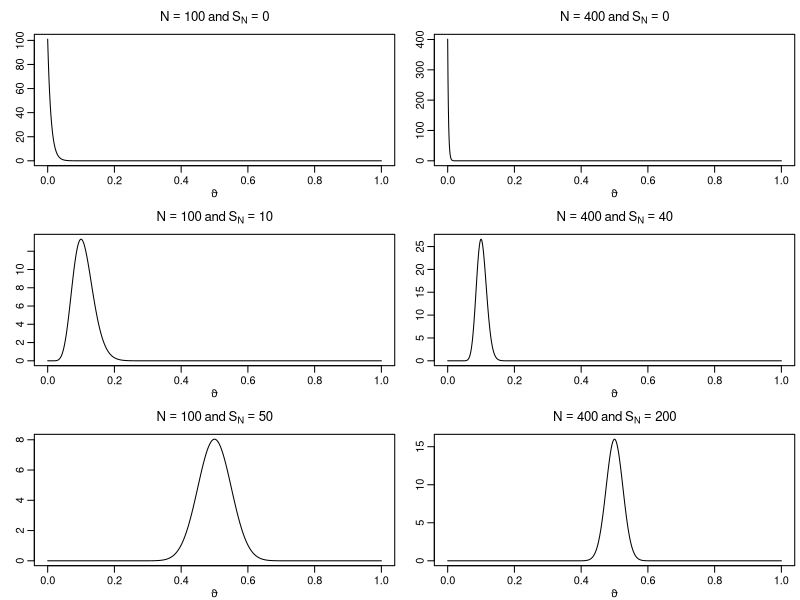
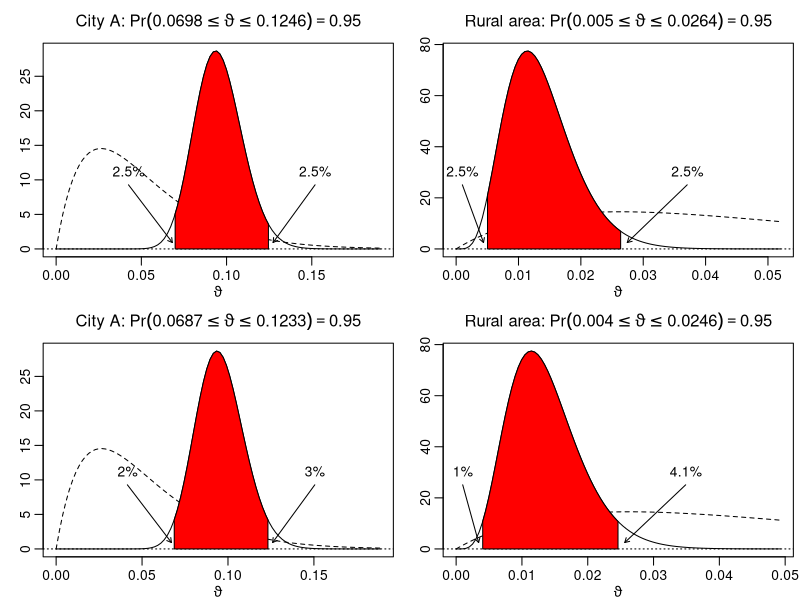
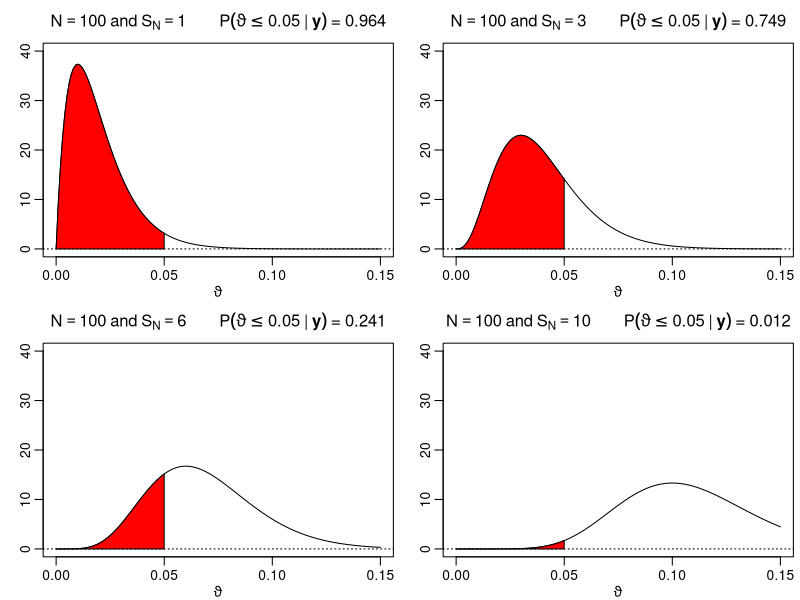

Reproduce these figures in R, in order. (Note: this script raises an error after producing the figures.)
## ---- chunk 1
knitr::opts_chunk$set(
  collapse = TRUE,
  comment = "#>",
  fig.width = 8,
  fig.height = 6
)
knitr::opts_knit$set(global.par = TRUE)
pdfplots <- FALSE # default: FALSE; set this to TRUE only if you like pdf figures
## ---- chunk 2
par(mgp = c(1.6, .6, 0), mar = c(2.6, 2.6, 2.6, .4), lwd = 1)
## ---- chunk 3
if (pdfplots) {
  pdf("3-1_1.pdf", width = 8, height = 5)
  par(mgp = c(1, .5, 0), mar = c(2.2, 1.5, 2, .2), lwd = 2)
}
par(mfrow = c(3, 2))
trueprop <- c(0, .1, .5)
N <- c(100, 400)
theta <- seq(0, 1, .001)

for (p in trueprop) {
  for (n in N) {
    aN <- n * p + 1
    bN <- n - n * p + 1
    plot(theta, dbeta(theta, aN, bN), type = "l", xlab = expression(vartheta),
         ylab = "", main = bquote(N == .(n) ~ "and" ~ S[N] == .(n * p)))
  }
}
## ---- chunk 4
m0 <- 0.05
N0 <- 40
a <- N0 * m0
b <- N0 * (1 - m0)
N <- 400
SN <- c("City A" = 40, "Rural area" = 4)
aN <- SN + a
bN <- N - SN + b

gamma <- .95
alpha <- 1 - gamma

# Equal-tailed credible intervals
leftET <- qbeta(alpha/2, aN, bN)
rightET <- qbeta(1 - alpha/2, aN, bN)

# HPD intervals
resolution <- 10000
grid <- seq(0, 1, length.out = resolution + 1)
dist <- gamma * resolution

leftHPD <- rightHPD <- rep(NA_real_, length(aN))
for (i in seq_along(aN)) {
  qs <- qbeta(grid, aN[i], bN[i])
  minimizer <- which.min(diff(qs, lag = dist))
  leftHPD[i] <- qs[minimizer]
  rightHPD[i] <- qs[minimizer + dist]
}
## ---- chunk 5
if (pdfplots) {
  pdf("3-1_2.pdf", width = 8, height = 5)
  par(mgp = c(1.3, .5, 0), mar = c(2.2, 1.5, 2, .2), lwd = 2)
}
par(mfcol = c(2, 2))
left <- cbind(leftET, leftHPD)
right <- cbind(rightET, rightHPD)

for (i in seq_along(aN)) {
  for (j in seq_len(ncol(left))) {
    len <- right[i,j] - left[i,j]
    theta <- seq(0, right[i,j] + 1.2 * len, length.out = 100)
  
    plot(theta, dbeta(theta, aN[i], bN[i]), type = "l",
         xlab = expression(vartheta), ylab = "",
         main = bquote(.(names(aN[i])) * ":" ~ Pr(.(round(left[i,j], 4)) <=
                       {vartheta <= .(round(right[i,j], 4))}) == .(gamma)))
    lines(theta, dbeta(theta, a, b), lty = 2)
    abline(h = 0, lty = 3)
  
    polygon(c(left[i,j], left[i,j],
              theta[theta > left[i,j] & theta < right[i,j]],
              right[i,j], right[i,j]),
            c(0, dbeta(left[i,j], aN[i], bN[i]),
              dbeta(theta[theta >= left[i,j] & theta <= right[i,j]], aN[i], bN[i]),
              dbeta(right[i,j], aN[i], bN[i]), 0),
          col = "red")
    arrows(x0 <- max(left[i,j] - .5 * len, 0.001),
           y0 <- .3 * diff(par("usr")[3:4]),
           x1 <- left[i,j] - .03 * len,
           y1 <- .03 * diff(par("usr")[3:4]),
           length = .05)
    text(x0, y0, paste0(round(100 * pbeta(left[i,j], aN[i], bN[i]), 1), "%"),
         pos = 3)
    
    arrows(x0 <- right[i,j] + .5 * len,
           y0 <- .3 * diff(par("usr")[3:4]),
           x1 <- right[i,j] + .05 * len,
           y1 <- .03 * diff(par("usr")[3:4]),
           length = .05)
    text(x0, y0, paste0(round(100 * (1 - pbeta(right[i,j], aN[i], bN[i])), 1), "%"),
         pos = 3)
  }
}
## ---- chunk 6
Ns <- rep(N, each = length(trueprop))
SNs <- Ns * rep(trueprop, length(N))

aN <- SNs + 1    
bN <- Ns - SNs + 1
    
# Equal-tails credible intervals
leftET <- qbeta(alpha/2, aN, bN)
rightET <- qbeta(1 - alpha/2, aN, bN)

# HPD intervals
resolution <- 10000
grid <- seq(0, 1, length.out = resolution + 1)
dist <- gamma * resolution

leftHPD <- rightHPD <- rep(NA_real_, length(aN))
for (i in seq_along(aN)) {
  qs <- qbeta(grid, aN[i], bN[i])
  minimizer <- which.min(diff(qs, lag = dist))
  leftHPD[i] <- qs[minimizer]
  rightHPD[i] <- qs[minimizer + dist]
}

res <- cbind(leftET, rightET, leftHPD, rightHPD)
## ---- chunk 7
knitr::kable(round(res, 4))
## ---- chunk 8
res <- cbind(lengthET = rightET - leftET, lengthHPD = rightHPD - leftHPD)
knitr::kable(round(res, 4))
## ---- chunk 9
if (pdfplots) {
  pdf("3-1_3.pdf", width = 10, height = 7)
  par(mgp = c(1, .5, 0), mar = c(2.2, 1.5, 2, .2), lwd = 2)
}
par(mfrow = c(2, 2))
theta <- seq(0, .15, .001)
N <- 100
SN <- c(1, 3, 6, 10)
aN <- SN + 1
bN <- N - SN + 1
for (i in seq_along(SN)) {
  plot(theta, dbeta(theta, aN[i], bN[i]), type = "l", ylim = c(0, 40),
       xlab = expression(vartheta), ylab = "",
       main = bquote(N == 100 ~ "and" ~ S[N] == .(SN[i]) ~ "     " ~
                       P(vartheta <= 0.05 ~ "|" ~ bold(y)) ~ "=" ~
                       .(round(pbeta(0.05, aN[i], bN[i]), 3))))
  abline(h = 0, lty = 3)
  polygon(c(theta[theta <= 0.05], 0.05),
          c(dbeta(theta[theta <= 0.05], aN[i], bN[i]), 0), col = "red")
}
## ---- chunk 10
string <- "You can fool some of the people all of the time,
and all of the people some of the time,
but you can not fool all of the people all of the time."

tmp <- tolower(string)                  ## convert to lower case
tmp <- gsub("\n", " ", tmp)             ## replace newlines with spaces
tmp <- unlist(strsplit(tmp, " |,|\\.")) ## split at spaces, commas, or stops
dat <- tmp[tmp != ""]                   ## remove empty words
tab <- table(dat)
knitr::kable(t(tab))
## ---- chunk 11
data("words", package = "BayesianLearningCode")
head(words)
## ---- chunk 12
top50 <- tail(words[order(words$frequency),], 50)
universe <- c("?", sort(top50$word))
freq <- c(10^8 - sum(top50$frequency), top50$frequency[order(top50$word)])
universe
## ---- chunk 13
dat[!(dat %in% universe)] <- "?"
knitr::kable(t(table(dat)))
## ---- chunk 14
merged <- c(universe, dat)
counts <- table(merged) - 1L
post_uniform_unnormalized <- 1 + counts
post_uniform <- post_uniform_unnormalized / sum(post_uniform_unnormalized)
## ---- chunk 15
K <- length(universe)
N0 <- 1
gamma0 <- rep(N0 / K, length(universe))
post_lessinformative_unnormalized <-  gamma0 + counts
post_lessinformative <-
  post_lessinformative_unnormalized / sum(post_lessinformative_unnormalized)
## ---- chunk 16
post_lessinformative_unnormalized2 <- rep(NA_real_, length(universe))
for (i in seq_along(universe)) {
  Nk <- sum(dat == universe[i])
  post_lessinformative_unnormalized2[i] <- gamma0[i] + Nk
}
post_lessinformative2 <-
  post_lessinformative_unnormalized2 / sum(post_lessinformative_unnormalized2)
## ---- chunk 17
all(abs(post_lessinformative - post_lessinformative2) < 1e-10)
## ---- chunk 18
dirichlet_sd <- function(gamma) {
  mean <- gamma / sum(gamma)
  sd <- sqrt((mean * (1 - mean)) / (sum(gamma) + 1))
  sd
}

resfull <- cbind(prior_mean = rep(1/K, K),
                 prior_sd_uniform = dirichlet_sd(rep(1, K)),
                 prior_sd_lessinformative = dirichlet_sd(rep(1/K, K)),
                 rel_freq = counts / sum(counts),
                 posterior_mean_uniform = post_uniform,
                 posterior_sd_uniform = dirichlet_sd(post_uniform),
                 posterior_mean_lessinformative = post_lessinformative,
                 posterior_sd_lessinformative = dirichlet_sd(post_lessinformative))

unseen <- counts == 0L
res <- rbind(resfull[!unseen,], UNSEEN = resfull[which(unseen)[1],])
knitr::kable(t(round(res, 4)))
## ---- chunk 19
N <- length(dat)
N0 <- N/5
gamma0 <- N0 * freq / 10^8

post_informed_unnormalized <- gamma0 + counts
post_informed <- post_informed_unnormalized / sum(post_informed_unnormalized)
## ---- chunk 20
N0 <- 5*N
gamma0 <- N0 * freq / 10^8

post_informed_unnormalized2 <- counts + gamma0
post_informed2 <- post_informed_unnormalized2 / sum(post_informed_unnormalized2)
## ---- chunk 21
if (pdfplots) {
  pdf("3-3_1.pdf", width = 7, height = 9)
  par(mgp = c(1, .6, 0), mar = c(2.8, 2.3, 1.5, 0), lwd = 1)
}
par(mfrow = c(4, 1), xpd = TRUE)
ord <- order(counts, decreasing = TRUE)
midpts <- barplot(post_uniform[ord], las = 2,
                  ylim = c(0, max(counts/N, post_uniform)))
points(midpts, counts[ord]/N, col = 2, pch = 1)
points(midpts, rep(1/51, length(midpts)), col = 3, pch = 2)
title("Indifference prior (uniform)")
legend("topright", c("Observed frequencies", "Prior expectations"),
       col = 2:3, pch = 1:2)

midpts <- barplot(post_lessinformative[ord], las = 2,
                  ylim = c(0, max(counts/N, post_lessinformative)))
points(midpts, counts[ord]/N, col = 2, pch = 1)
points(midpts, rep(1/51, length(midpts)), col = 3, pch = 2)
title("Indifference prior (light shrinkage)")

midpts <- barplot(post_informed[ord], las = 2,
                   ylim = c(0, max(counts/N, post_informed, freq/10^8)))
points(midpts, counts[ord]/N, col = 2, pch = 1)
points(midpts, freq[ord] / 10^8, col = 3, pch = 2)
title("Informed prior (light shrinkage)")

midpts <- barplot(post_informed2[ord], las = 2,
                   ylim = c(0, max(counts/N, post_informed2, freq/10^8)))
points(midpts, counts[ord]/N, col = 2, pch = 1)
points(midpts, freq[ord] /10^8, col = 3, pch = 2)
title("Informed prior (heavy shrinkage)")
